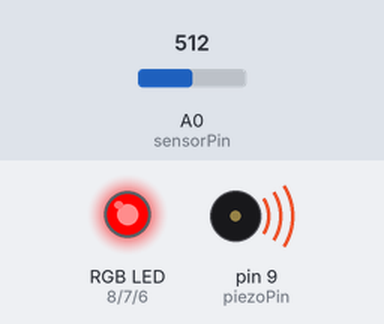
Bench run of a sketch on a simulated Arduino Uno, built with avr-gcc and run on an emulated ATmega328P. On the bench: an RGB LED mixed from three pins (HIGH = lit), buzzer (waves = sounding). The test bench sets the inputs (shaded band); at power-on: A0 (sensorPin) = 512. Pins used as bus, display or sensor lines are not drawn.

Above: at 1.2 s.
1.3 s: A0 (sensorPin) set to 239
4.3 s: A0 (sensorPin) set to 224
At 4.46 s:
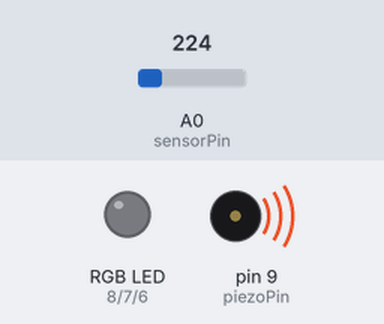
7.3 s: A0 (sensorPin) set to 265
At 8.6 s:
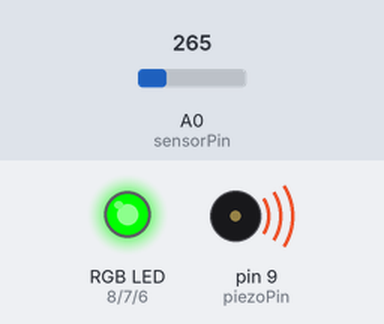
10.3 s: A0 (sensorPin) set to 285
At 11.6 s:
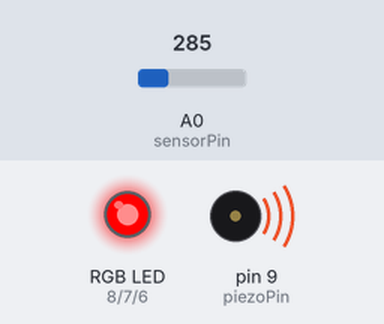
Timing chart, 0 to 13.1 s (numbered marks = the images above; inputs shaded):
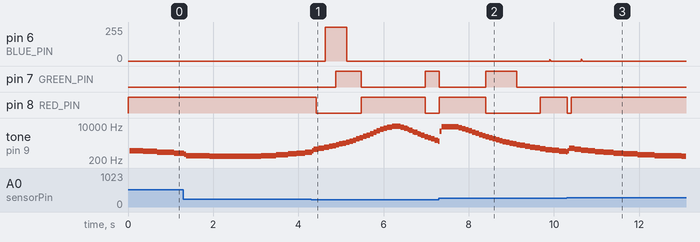

Measured:
- the behaviour switches between 225 and 224 on A0 (sensorPin) (found by bisection; images 0 and 1)
- the behaviour switches between 284 and 285 on A0 (sensorPin) (found by bisection; images 2 and 3)
- after the input at 7.3 s, pin 7 (GREEN_PIN): HIGH → LOW after 0.00 s instead of 0.27 s; pin 8 (RED_PIN): LOW → HIGH after 0.00 s instead of 0.73 s
- after the input at 10.3 s, pin 8 (RED_PIN): HIGH → LOW at once, → HIGH 0.09 s later
- by itself, tone on pin 9 (piezoPin): plays 5456 Hz for 0.04 s, 9214 Hz for 0.40 s, 8197 Hz for 0.08 s, 7315 Hz for 0.08 s, 6448 Hz for 0.08 s, 5648 Hz for 0.08 s … (29 notes in this stretch)

The sketch:

SonicScrewdriver.ino
```cpp
byte piezoPin = 9;                // pin for piezo. Long leg of piezo: pin 4, short leg: GND.
byte buttonPin = 10;              // pin for momentary switch (between Pin 10 and GND).
int sensorPin = A0;
const int RED_PIN = 8;
const int GREEN_PIN = 7;
const int BLUE_PIN = 6;
int sensorValue;

void setup()
{
  pinMode(piezoPin, OUTPUT);
  pinMode(buttonPin, INPUT_PULLUP); // set up buttonPin as input with internal pull-up resistor
}

void loop()
{
  sensorValue = analogRead(sensorPin);
  soundFX(800.0, 30 * (sensorValue / 5));
}

void soundFX(float amplitude, float period) {
  int uDelay = 2 + amplitude + amplitude * sin(millis() / period);
  for (int i = 0; i < 5; i++) {
    digitalWrite(piezoPin, HIGH);
    RGB(uDelay);
    delayMicroseconds(uDelay);
    digitalWrite(piezoPin, LOW);
    delayMicroseconds(uDelay);
  }

}

void RGB(int color)
{
  int redIntensity;
  int greenIntensity;
  int blueIntensity;

  color = constrain(color, 0, 767); // constrain the input value to a range of values from 0 to 767

  // if statement breaks down the "color" into three ranges:
  if (color <= 255)       // RANGE 1 (0 - 255) - red to green
  {
    redIntensity = 255 - color;    // red goes from on to off
    greenIntensity = color;        // green goes from off to on
    blueIntensity = 0;             // blue is always off
  }
  else if (color <= 511)  // RANGE 2 (256 - 511) - green to blue
  {
    redIntensity = 0;                     // red is always off
    greenIntensity = 511 - color;         // green on to off
    blueIntensity = color - 256;          // blue off to on
  }
  else                    // RANGE 3 ( >= 512)- blue to red
  {
    redIntensity = color - 512;         // red off to on
    greenIntensity = 0;                 // green is always off
    blueIntensity = 767 - color;        // blue on to off
  }

  // "send" intensity values to the Red, Green, Blue Pins using analogWrite()
  analogWrite(RED_PIN, redIntensity);
  analogWrite(GREEN_PIN, greenIntensity);
  analogWrite(BLUE_PIN, blueIntensity);
}
```
